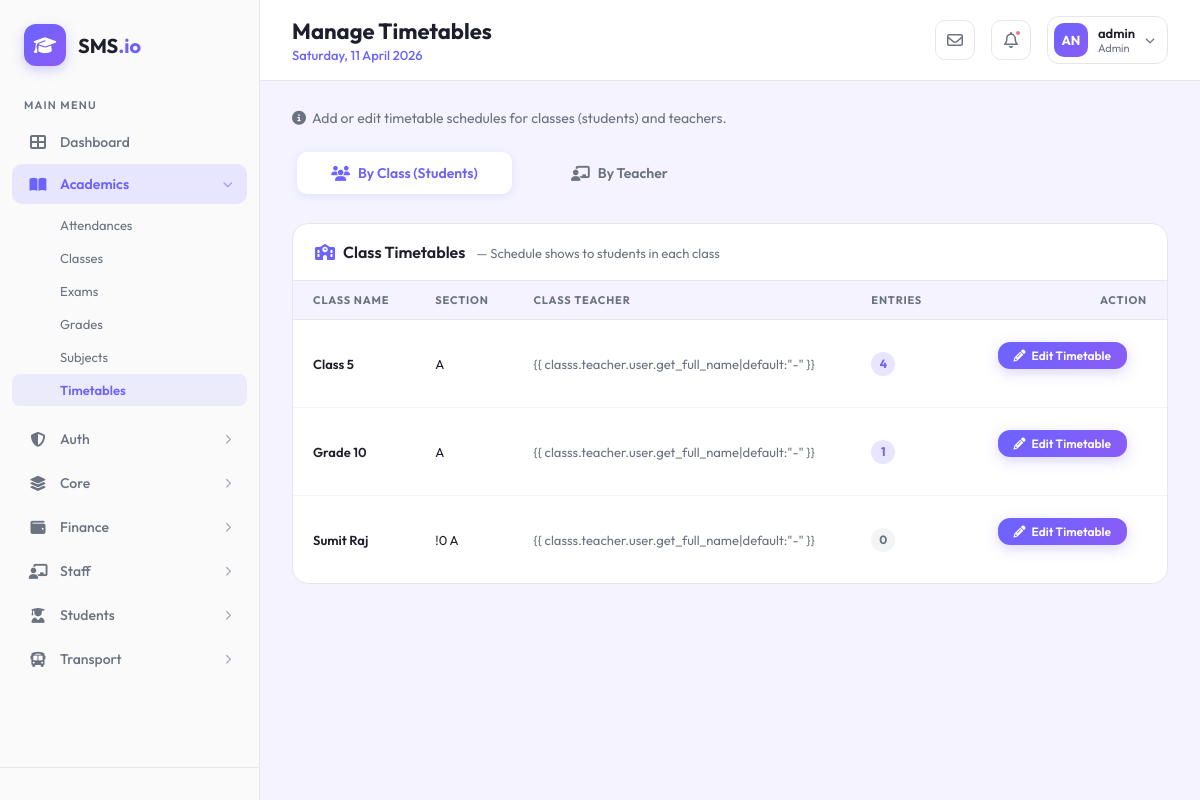
The app's page /academics/timetable/manage/ (signed in) with its own data.
### core/models.py (models this page shows, shortened)
class User(AbstractUser):
    class Role(models.TextChoices):
        ADMIN = "ADMIN", "Admin"
        STUDENT = "STUDENT", "Student"
        PARENT = "PARENT", "Parent"
        TEACHER = "TEACHER", "Teacher"
        STAFF = "STAFF", "Staff"
        TRANSPORT_MANAGER = "TRANSPORT_MANAGER", "Transport Manager"
    base_role = Role.ADMIN
    role = models.CharField(max_length=50, choices=Role.choices)

### academics/models.py (models this page shows, shortened)
class Class(models.Model):
    name = models.CharField(max_length=50)
    section = models.CharField(max_length=5)
    teacher = models.ForeignKey('staff.Staff', on_delete=models.SET_NULL, null=True, blank=True, related_name='class_teacher')
    class Meta:
        unique_together = ('name', 'section')
        verbose_name_plural = "Classes"

### academics/views.py (the view)
# urls.py: path('timetable/manage/', views.manage_timetable, name='manage_timetable'),
@login_required
@user_passes_test(is_admin)
def manage_timetable(request):
    classes = Class.objects.all().order_by('name', 'section')
    teachers = Staff.objects.select_related('user').all().order_by('user__first_name')
    for cls in classes:
        cls.entry_count = Timetable.objects.filter(class_group=cls).count()
    for teacher in teachers:
        teacher.entry_count = Timetable.objects.filter(teacher=teacher).count()
    context = {
        'classes': classes,
        'teachers': teachers,
    }
    return render(request, 'academics/manage_timetable.html', context)

### academics/views.py (called while the page is built)
def is_admin(user):
    return user.is_authenticated and user.role == User.Role.ADMIN

### academics/templates/academics/manage_timetable.html (shortened to what this page needs)
{% extends 'admin_base.html' %}
{% block header_title %}Manage Timetables{% endblock %}
{% block user_role %}Admin{% endblock %}
{% block extra_head %}
{{ block.super }}
{% endblock %}
{% block dashboard_content %}
<div class="page-intro">
    <p><i class="fas fa-info-circle" style="margin-right: 6px;"></i>Add or edit timetable schedules for classes
        (students) and teachers.</p>
</div>
<div class="tt-tabs">
    <div class="tt-tab active" onclick="switchTab('class')" id="tab-class">
        <i class="fas fa-users"></i> By Class (Students)
    </div>
    <div class="tt-tab" onclick="switchTab('teacher')" id="tab-teacher">
        <i class="fas fa-chalkboard-teacher"></i> By Teacher
    </div>
</div>
<div class="tt-panel active" id="panel-class">
    <div class="content-card animate-in">
        <div class="content-card-header">
            <h3><i class="fas fa-school" style="color: var(--primary); margin-right: 8px;"></i>Class Timetables
                <span style="font-size: 13px; font-weight: 400; color: var(--text-secondary); margin-left: 8px;">—
                    Schedule shows to students in each class</span>
            </h3>
        </div>
        <div class="content-card-body" style="padding: 0;">
            <div style="overflow-x: auto;">
                <table class="data-table">
                    <thead>
                        <tr>
                            <th>Class Name</th>
                            <th>Section</th>
                            <th>Class Teacher</th>
                            <th>Entries</th>
                            <th style="text-align: right;">Action</th>
                        </tr>
                    </thead>
                    <tbody>
                        {% for classs in classes %}
                        <tr>
                            <td style="font-weight: 600;">{{ classs.name }}</td>
                            <td>{{ classs.section }}</td>
                            <td style="color: var(--text-secondary);">{{ classs.teacher.user.get_full_name|default:"-"
                                }}</td>
                            <td>
                                <span class="entry-badge {% if classs.entry_count == 0 %}empty{% endif %}">
                                    {{ classs.entry_count }}
                                </span>
                            </td>
                            <td style="text-align: right;">
                                <a href="{% url 'academics:edit_timetable' classs.id %}" class="sidebar-create-btn"
                                    style="padding: 6px 16px; font-size: 12px; display: inline-flex; gap: 6px; text-decoration: none;">
                                    <i class="fas fa-pencil-alt"></i> Edit Timetable
                                </a>
                            </td>
                        </tr>
                        {% endfor %}
                    </tbody>
                </table>
            </div>
        </div>
    </div>
</div>
{% endblock %}

### core/templates/admin_base.html (shortened to what this page needs)
{% extends 'dashboard_base.html' %}
{% load static %}
{% block extra_head %}
<link rel="stylesheet" href="https://cdnjs.cloudflare.com/ajax/libs/font-awesome/6.4.0/css/all.min.css" />
{% endblock %}
{% block sidebar_nav %}
<a href="{% url 'admin_dashboard' %}"
    class="nav-item {% if request.resolver_match.url_name == 'admin_dashboard' %}active{% endif %}">
    <i class="fas fa-th-large"></i> Dashboard
</a>
<div class="nav-group {% if '/academics/' in request.path %}expanded{% endif %}">
    <div class="nav-group-header {% if '/academics/' in request.path %}active{% endif %}" onclick="toggleGroup(this)">
        <div style="display: flex; align-items: center;">
            <i class="fas fa-book-open"></i> Academics
        </div>
        <i class="fas fa-chevron-right chevron"></i>
    </div>
    <div class="nav-sub">
        <a href="/admin/academics/attendance/"
            class="nav-sub-item {% if '/attendance/' in request.path %}active{% endif %}">Attendances</a>
        <a href="/admin/academics/class/"
            class="nav-sub-item {% if '/class/' in request.path %}active{% endif %}">Classes</a>
        <a href="/admin/academics/exam/"
            class="nav-sub-item {% if '/exam/' in request.path %}active{% endif %}">Exams</a>
        <a href="/admin/academics/grade/"
            class="nav-sub-item {% if '/grade/' in request.path %}active{% endif %}">Grades</a>
        <a href="/admin/academics/subject/"
            class="nav-sub-item {% if '/subject/' in request.path %}active{% endif %}">Subjects</a>
        <a href="{% url 'academics:manage_timetable' %}"
            class="nav-sub-item {% if 'timetable' in request.path %}active{% endif %}">Timetables</a>
    </div>
</div>
<div class="nav-group {% if '/auth/' in request.path or '/groups/' in request.path %}expanded{% endif %}">
    <div class="nav-group-header {% if '/auth/' in request.path %}active{% endif %}" onclick="toggleGroup(this)">
        <div style="display: flex; align-items: center;">
            <i class="fas fa-shield-alt"></i> Auth
        </div>
        <i class="fas fa-chevron-right chevron"></i>
    </div>
</div>
<div class="nav-group {% if '/core/' in request.path %}expanded{% endif %}">
    <div class="nav-group-header {% if '/core/' in request.path %}active{% endif %}" onclick="toggleGroup(this)">
        <div style="display: flex; align-items: center;">
            <i class="fas fa-layer-group"></i> Core
        </div>
        <i class="fas fa-chevron-right chevron"></i>
    </div>
</div>
<div class="nav-group {% if '/finance/' in request.path %}expanded{% endif %}">
    <div class="nav-group-header {% if '/finance/' in request.path %}active{% endif %}" onclick="toggleGroup(this)">
        <div style="display: flex; align-items: center;">
            <i class="fas fa-wallet"></i> Finance
        </div>
        <i class="fas fa-chevron-right chevron"></i>
    </div>
</div>
<div class="nav-group {% if '/staff/' in request.path %}expanded{% endif %}">
    <div class="nav-group-header {% if '/staff/' in request.path %}active{% endif %}" onclick="toggleGroup(this)">
        <div style="display: flex; align-items: center;">
            <i class="fas fa-chalkboard-teacher"></i> Staff
        </div>
        <i class="fas fa-chevron-right chevron"></i>
    </div>
</div>
<div class="nav-group {% if '/students/' in request.path %}expanded{% endif %}">
    <div class="nav-group-header {% if '/students/' in request.path %}active{% endif %}" onclick="toggleGroup(this)">
        <div style="display: flex; align-items: center;">
            <i class="fas fa-user-graduate"></i> Students
        </div>
        <i class="fas fa-chevron-right chevron"></i>
    </div>
</div>
<div class="nav-group {% if '/transport/' in request.path %}expanded{% endif %}">
    <div class="nav-group-header {% if '/transport/' in request.path %}active{% endif %}" onclick="toggleGroup(this)">
        <div style="display: flex; align-items: center;">
            <i class="fas fa-bus"></i> Transport
        </div>
        <i class="fas fa-chevron-right chevron"></i>
    </div>
</div>
{% endblock %}

### core/templates/dashboard_base.html (shortened to what this page needs)
<!DOCTYPE html>
<html lang="en">
<head>
    <link rel="stylesheet" href="https://cdnjs.cloudflare.com/ajax/libs/font-awesome/6.4.0/css/all.min.css">
    {% block extra_head %}{% endblock %}
</head>
<body>
    <div class="dashboard-wrapper">
        <aside class="sidebar" id="sidebar">
            <div class="sidebar-brand">
                <div class="logo-icon">
                    <i class="fas fa-graduation-cap"></i>
                </div>
                <div class="brand-text">SMS<span>.io</span></div>
            </div>
            <nav class="sidebar-nav">
                <div class="nav-label">Main Menu</div>
                {% block sidebar_nav %}{% endblock %}
            </nav>
            <div class="sidebar-footer">
            </div>
        </aside>
        <main class="main-content">
            <header class="top-header">
                <div style="display: flex; align-items: center; gap: 16px;">
                    <div class="header-left">
                        <h1>{% block header_title %}Dashboard{% endblock %}</h1>
                        <div class="header-date">{% now "l, d F Y" %}</div>
                    </div>
                </div>
                <div class="header-right">
                    <div class="header-icon-btn">
                        <i class="far fa-envelope"></i>
                    </div>
                    <div class="header-icon-btn">
                        <i class="far fa-bell"></i>
                        <span class="notif-dot"></span>
                    </div>
                    <div class="user-profile">
                        <div class="user-avatar">
                            {{ user.username|make_list|first|upper }}{{ user.username|make_list|last|upper }}
                        </div>
                        <div class="user-info">
                            <div class="user-name">{{ user.get_full_name|default:user.username }}</div>
                            <div class="user-role">{% block user_role %}User{% endblock %}</div>
                        </div>
                        <i class="fas fa-chevron-down" style="font-size: 10px; color: var(--text-secondary);"></i>
                    </div>
                </div>
            </header>
            <div class="page-content">
                {% block dashboard_content %}{% endblock %}
            </div>
        </main>
    </div>
</body>
</html>

### core/templates/admin_base.html (style rules this page uses)
.sidebar, .sidebar *, .sidebar-brand, .sidebar-brand * { font-family: 'Outfit', sans-serif !important; box-sizing: border-box !important; }
.sidebar a, .sidebar a:link, .sidebar a:visited, .sidebar a:hover, .sidebar a:active { text-decoration: none !important; }
.sidebar .nav-item { text-decoration: none !important; color: var(--text-secondary) !important; }
.sidebar .fas, .sidebar .far, .sidebar .fab, .sidebar .fa, .sidebar i.fas, .sidebar i.far, .sidebar i.fab, .sidebar i.fa, .top-header .fas, .top-header .far, .top-header i, .sidebar-bottom-card .fas { font-family: 'Font Awesome 6 Free' !important; font-style: normal !important; font-variant: normal !important; text-rendering: auto !important; -webkit-font-smoothing: antialiased !important; -moz-osx-font-smoothing: grayscale !important; line-height: 1 !important; }
.sidebar .fas, .sidebar .fa, .sidebar i.fas, .sidebar i.fa, .top-header .fas, .sidebar-bottom-card .fas { font-weight: 900 !important; }
.sidebar .far, .sidebar i.far, .top-header .far { font-weight: 400 !important; }
.nav-group { margin-bottom: 4px !important; }
.nav-group-header { display: flex !important; justify-content: space-between !important; align-items: center !important; padding: 11px 16px !important; border-radius: 10px !important; cursor: pointer !important; color: var(--text-secondary) !important; font-size: 14px !important; font-weight: 500 !important; transition: all 0.2s !important; text-decoration: none !important; user-select: none !important; background: transparent !important; border: none !important; }
.nav-group-header.active { background: var(--primary-light) !important; color: var(--primary) !important; font-weight: 600 !important; }
.nav-group-header i:first-child { width: 20px !important; text-align: center !important; margin-right: 12px !important; font-size: 15px !important; }
.nav-group-header .chevron { font-size: 10px !important; transition: transform 0.2s !important; opacity: 0.6 !important; }
.nav-group.expanded .nav-group-header .chevron { transform: rotate(90deg) !important; }
.nav-sub { display: none !important; padding: 4px 0 8px 0 !important; animation: slideDown 0.2s ease !important; }
.nav-group.expanded .nav-sub { display: block !important; }
.nav-sub-item { display: flex !important; align-items: center !important; padding: 8px 16px 8px 48px !important; font-size: 13px !important; color: var(--text-secondary) !important; text-decoration: none !important; transition: all 0.15s !important; border-radius: 8px !important; margin: 1px 0 !important; background: transparent !important; }
.nav-sub-item.active { color: var(--primary) !important; font-weight: 600 !important; background: rgba(108, 99, 255, 0.1) !important; }
.top-header, .top-header * { font-family: 'Outfit', sans-serif !important; }

### academics/templates/academics/manage_timetable.html (style rules this page uses)
.tt-tabs { display: flex; gap: 0; margin-bottom: 24px; background: var(--bg-main, #F4F3FF); border-radius: 14px; padding: 5px; max-width: 440px; }
.tt-tab { flex: 1; padding: 12px 20px; text-align: center; font-size: 14px; font-weight: 600; color: var(--text-secondary); cursor: pointer; border-radius: 10px; transition: all 0.25s ease; display: flex; align-items: center; justify-content: center; gap: 8px; border: none; background: transparent; user-select: none; }
.tt-tab.active { background: white; color: var(--primary); box-shadow: 0 2px 8px rgba(108, 99, 255, 0.12); }
.tt-tab i { font-size: 15px; }
.tt-panel { display: none; animation: fadeSlideIn 0.3s ease; }
.tt-panel.active { display: block; }
.entry-badge { display: inline-flex; align-items: center; justify-content: center; min-width: 24px; height: 24px; padding: 0 8px; background: var(--primary-light, #E8E6FF); color: var(--primary); border-radius: 20px; font-size: 12px; font-weight: 700; }
.entry-badge.empty { background: #F3F4F6; color: var(--text-secondary); }
.page-intro { display: flex; align-items: center; justify-content: space-between; margin-bottom: 20px; flex-wrap: wrap; gap: 12px; }
.page-intro p { color: var(--text-secondary); font-size: 14px; margin: 0; }

### records on screen
User: username|make_list "A", username|make_list "N", get_full_name "admin"
Class: name "Class 5", section "A", entry_count "4"
Class: name "Grade 10", section "A", entry_count "1"
Class: name "Sumit Raj", section "!0 A", entry_count "0"
